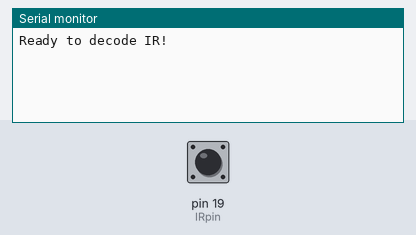
This sketch was run on a simulated Arduino Mega 2560, built with avr-gcc and run on an emulated ATmega2560. Shown: the last lines printed to the serial monitor. The inputs (shaded band) are chosen by the test bench; at power-on: pin 19 (IRpin) HIGH.

Above: at 1.2 s.
1.3 s: pin 19 (IRpin) pulsed LOW 2 times (0.12 s each, 0.3 s apart)
At 4.2 s:
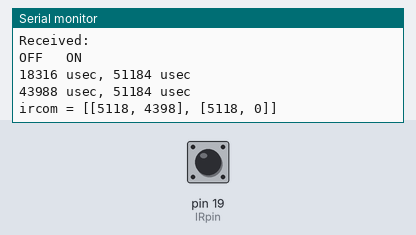
4.5 s: pin 19 (IRpin) pulsed LOW 5 times (0.12 s each, 0.3 s apart)
At 7.6 s:
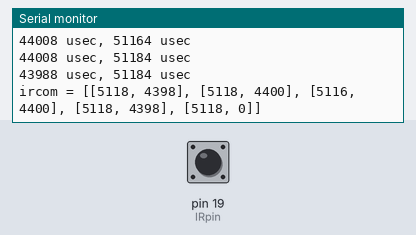
Timing chart, 0 to 9.1 s (numbered marks = the images above; inputs shaded):
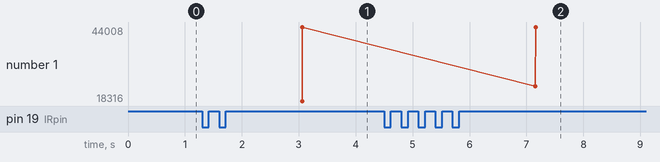

Measured:
- after the input at 1.3 s, the serial monitor: prints a new line after 1.8 s (image 1)
- after the input at 4.5 s, the serial monitor: prints a new line after 2.7 s (image 2)

The sketch:

python_out.ino
```cpp
/* Raw IR decoder sketch!
This sketch/program uses the Arduno and a PNA4602 to
decode IR received. This can be used to make a IR receiver
(by looking for a particular code)
or transmitter (by pulsing an IR LED at ~38KHz for the
durations detected
Code is public domain, check out www.ladyada.net and adafruit.com
for more tutorials!
*/

// We need to use the 'raw' pin reading methods
// because timing is very important here and the digitalRead()
// procedure is slower!
//uint8_t IRpin = 2;
// Digital pin #2 is the same as Pin D2 see
// http://arduino.cc/en/Hacking/PinMapping168 for the 'raw' pin mapping
#define IRpin_PIN PIND
#define IRpin 2
// for MEGA use these!
//#define IRpin_PIN PINE
//#define IRpin 4

// the maximum pulse we'll listen for - 65 milliseconds is a long time
#define MAXPULSE 65000

// what our timing resolution should be, larger is better
// as its more 'precise' - but too large and you wont get
// accurate timing
#define RESOLUTION 20

// we will store up to 100 pulse pairs (this is -a lot-)
uint16_t pulses[300][2]; // pair is high and low pulse
uint8_t currentpulse = 0; // index for pulses we're storing

void setup(void) {
  Serial.begin(115200);
  Serial.println("Ready to decode IR!");
}

void loop(void) {
  uint16_t highpulse, lowpulse; // temporary storage timing
  highpulse = lowpulse = 0; // start out with no pulse length


// while (digitalRead(IRpin)) { // this is too slow!
    while (IRpin_PIN & (1 << IRpin)) {
     // pin is still HIGH

     // count off another few microseconds
     highpulse++;
     delayMicroseconds(RESOLUTION);

     // If the pulse is too long, we 'timed out' - either nothing
     // was received or the code is finished, so print what
     // we've grabbed so far, and then reset
     if ((highpulse >= MAXPULSE) && (currentpulse != 0)) {
       printpulses();
       currentpulse=0;
       return;
     }
  }
  // we didn't time out so lets stash the reading
  pulses[currentpulse][0] = highpulse;

  // same as above
  while (! (IRpin_PIN & _BV(IRpin))) {
     // pin is still LOW
     lowpulse++;
     delayMicroseconds(RESOLUTION);
     if ((lowpulse >= MAXPULSE) && (currentpulse != 0)) {
       printpulses();
       currentpulse=0;
       return;
     }
  }
  pulses[currentpulse][1] = lowpulse;

  // we read one high-low pulse successfully, continue!
  currentpulse++;
}

void printpulses(void) {
  Serial.println("\n\r\n\rReceived: \n\rOFF \tON");
  for (uint8_t i = 0; i < currentpulse; i++) {
    Serial.print(pulses[i][0] * RESOLUTION, DEC);
    Serial.print(" usec, ");
    Serial.print(pulses[i][1] * RESOLUTION, DEC);
    Serial.println(" usec");
  }

  // print it in a 'python array' format
  Serial.print("ircom = [");
//  Serial.println("// ON, OFF (in 10's of microseconds)");
  for (uint8_t i = 0; i < currentpulse-1; i++) {
    Serial.print("["); // tab
    Serial.print(pulses[i][1] * RESOLUTION / 10, DEC);
    Serial.print(", ");
    Serial.print(pulses[i+1][0] * RESOLUTION / 10, DEC);
    Serial.print("], ");
  }
  Serial.print("["); // tab
  Serial.print(pulses[currentpulse-1][1] * RESOLUTION / 10, DEC);
  Serial.println(", 0]]");
}
```
